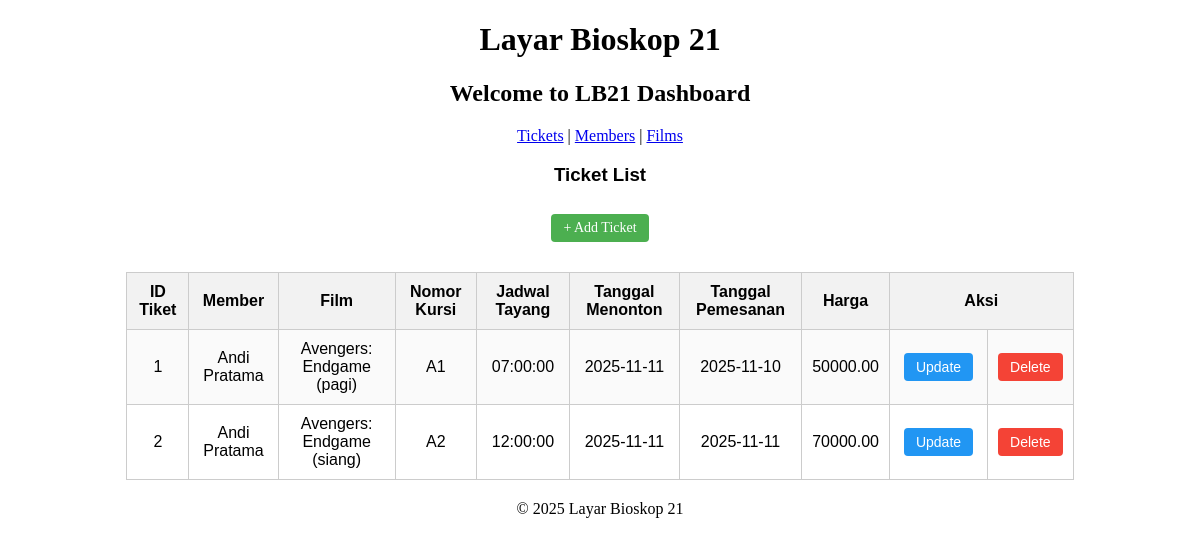
/?page=tickets, run on the app's committed database.
### tables this page shows
CREATE TABLE `tiket` (
  `id_tiket` int(11) NOT NULL,
  `id_member` int(11) NOT NULL,
  `id_film` int(11) NOT NULL,
  `nomor_kursi` varchar(10) NOT NULL,
  `tanggal_menonton` date NOT NULL,
  `tanggal_pemesanan` date NOT NULL,
  `harga` decimal(10,2) NOT NULL
);

CREATE TABLE `member` (
  `id_member` int(11) NOT NULL,
  `nama_member` varchar(100) NOT NULL,
  `email` varchar(100) NOT NULL,
  `no_hp` varchar(15) NOT NULL,
  `tanggal_daftar` date NOT NULL
);

CREATE TABLE `film` (
  `id_film` int(11) NOT NULL,
  `judul_film` varchar(100) NOT NULL,
  `genre` varchar(50) NOT NULL,
  `durasi` int(11) NOT NULL,
  `jadwal_tayang` time NOT NULL,
  `tanggal_rilis` date NOT NULL
);

### config/db.php (called while the page is built, shortened)
<?php
class Database
{
    private $host = "localhost";
    private $username = "root";
    private $password = "";
    private $dbname = "lb21";
    public function __construct()
    {
        try {
            $this->conn = new PDO("mysql:host=$this->host;dbname=$this->dbname", $this->username, $this->password);
        } catch (PDOException $e) {
            echo "Connection failed: " . $e->getMessage();
        }
    }
}

### class/Ticket.php (called while the page is built, shortened)
<?php
require_once 'config/db.php';
class Ticket
{
    private $db;
    public function __construct()
    {
        $this->db = (new Database())->conn;
    }
    public function getAllTickets()
    {
        $sql = "SELECT
                tiket.id_tiket,
                member.id_member,
                film.id_film,
                member.nama_member,
                film.judul_film,
                tiket.nomor_kursi,
                film.jadwal_tayang,
                tiket.tanggal_menonton,
                tiket.tanggal_pemesanan,
                tiket.harga
            FROM tiket
            JOIN member ON tiket.id_member = member.id_member
            JOIN film ON tiket.id_film = film.id_film
            ORDER BY tiket.id_tiket ASC";
        $stmt = $this->db->query($sql);
        return $stmt->fetchAll(PDO::FETCH_ASSOC);
    }
}

### view/tickets.php (the view)
<h3>Ticket List</h3>
<div class="add-container">
    <a href="index.php?page=add_ticket" class="btn btn-add">+ Add Ticket</a>
</div>
<table>
    <tr>
        <th>ID Tiket</th>
        <th>Member</th>
        <th>Film</th>
        <th>Nomor Kursi</th>
        <th>Jadwal Tayang</th>
        <th>Tanggal Menonton</th>
        <th>Tanggal Pemesanan</th>
        <th>Harga</th>
        <th colspan="2">Aksi</th>
    </tr>
    <?php foreach ($ticket->getAllTickets() as $t): ?>
        <tr>
            <td><?= $t['id_tiket'] ?></td>
            <td><?= $t['nama_member'] ?></td>
            <td><?= $t['judul_film'] ?></td>
            <td><?= $t['nomor_kursi'] ?></td>
            <td><?= $t['jadwal_tayang'] ?></td>
            <td><?= $t['tanggal_menonton'] ?></td>
            <td><?= $t['tanggal_pemesanan'] ?></td>
            <td><?= $t['harga'] ?></td>
            <td class="actions">
                <a href="index.php?page=update_ticket&id_tiket=<?= $t['id_tiket'] ?>" class="btn btn-update">Update</a>
            </td>
            <td>
                <a href="index.php?page=delete_ticket&id_tiket=<?= $t['id_tiket'] ?>" class="btn btn-delete" onclick="return confirm('Yakin ingin menghapus tiket ini?');">Delete</a>
            </td>
        </tr>
    <?php endforeach; ?>
</table>

### index.php (shortened to what this page needs)
<?php
require_once 'class/Ticket.php';
$ticket = new Ticket();
?>
<!DOCTYPE html>
<html lang="en">
<head>
    <link rel="stylesheet" href="style.css">
</head>
<body>
    <?php include 'view/header.php'; ?>
    <main>
        <h2>Welcome to LB21 Dashboard</h2>
        <nav>
            <a href="?page=tickets">Tickets</a> |
            <a href="?page=members">Members</a> |
            <a href="?page=films">Films</a>
        </nav>
        <?php
        if (isset($_GET['page'])) {
            $page = $_GET['page'];
            switch ($page) {
                case 'tickets':
                    include 'view/tickets.php';
                    break;
            }
        }
        ?>
    </main>
    <?php include 'view/footer.php'; ?>
</body>
</html>

### view/header.php
<header>
    <h1>Layar Bioskop 21</h1>
</header>

### view/footer.php
<footer>
    <p>&copy; 2025 Layar Bioskop 21</p>
</footer>

### style.css (style rules this page uses)
body { text-align: center; }
table { border-collapse: collapse; width: 80%; margin: 20px auto; text-align: center; font-family: Arial, sans-serif; }
th, td { border: 1px solid #ccc; padding: 10px; }
th { background-color: #f2f2f2; }
tr:nth-child(even) { background-color: #fafafa; }
h3 { text-align: center; font-family: Arial, sans-serif; }
.btn { padding: 6px 12px; text-decoration: none; color: white; border-radius: 4px; font-size: 14px; }
.btn-add { background-color: #4caf50; display: inline-block; margin: 10px auto; }
.btn-update { background-color: #2196f3; }
.btn-delete { background-color: #f44336; }
.actions a { margin: 0 4px; }
.add-container { text-align: center; }

### data on the page
tiket: id_tiket "1", id_member.nama_member "Andi Pratama", id_film.judul_film "Avengers: Endgame (pagi)", nomor_kursi "A1", id_film.jadwal_tayang "07:00:00", tanggal_menonton "2025-11-11", tanggal_pemesanan "2025-11-10", harga "50000.00"
tiket: id_tiket "2", id_member.nama_member "Andi Pratama", id_film.judul_film "Avengers: Endgame (siang)", nomor_kursi "A2", id_film.jadwal_tayang "12:00:00", tanggal_menonton "2025-11-11", tanggal_pemesanan "2025-11-11", harga "70000.00"
